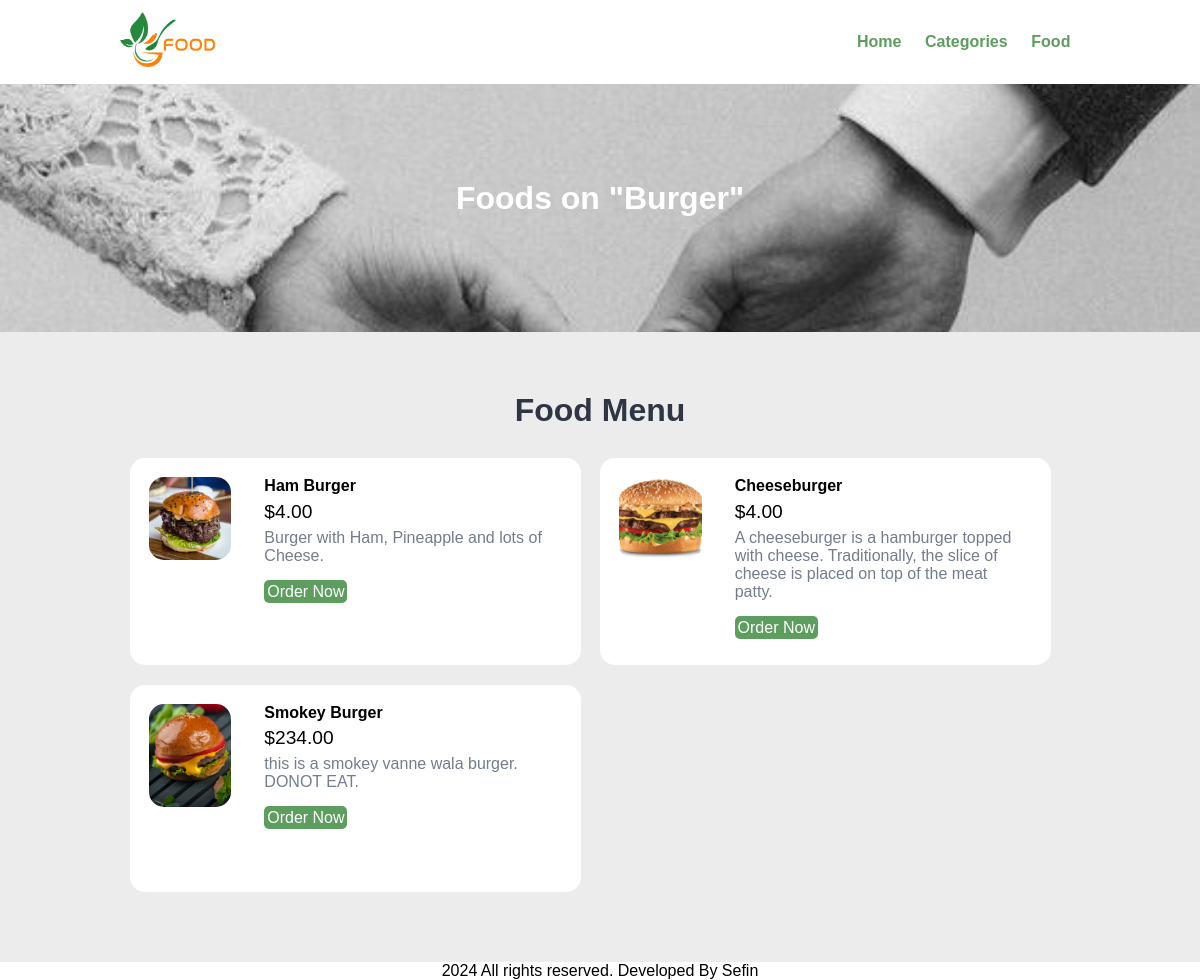
The page /category-foods.php?category_id=5 on the database its author committed.
### tables this page shows
CREATE TABLE `tbl_category` (
  `id` int(10) UNSIGNED NOT NULL,
  `title` varchar(100) NOT NULL,
  `image_name` varchar(255) NOT NULL,
  `featured` varchar(10) NOT NULL,
  `active` varchar(10) NOT NULL
);

CREATE TABLE `tbl_food` (
  `id` int(10) UNSIGNED NOT NULL,
  `title` varchar(100) NOT NULL,
  `description` text NOT NULL,
  `price` decimal(10,2) NOT NULL,
  `image_name` varchar(255) NOT NULL,
  `category_id` int(10) UNSIGNED NOT NULL,
  `featured` varchar(10) NOT NULL,
  `active` varchar(10) NOT NULL
);

### category-foods.php (the view, shortened to what this page needs)
<?php include('partials-front/menu.php'); ?>
<?php
    if(isset($_GET['category_id']))
    {
        $category_id = $_GET['category_id'];
        $sql = "SELECT title FROM tbl_category WHERE id=$category_id";
        $res = mysqli_query($conn, $sql);
        $row = mysqli_fetch_assoc($res);
        $category_title = $row['title'];
    }
    else
    {
        header('location:'.SITEURL);
    }
?>
<section class="food-search text-center">
    <div class="container">
        <h2><a href="#" class="text-white">Foods on "<?php echo $category_title; ?>"</a></h2>
    </div>
</section>
<section class="food-menu">
    <div class="container">
        <h2 class="text-center">Food Menu</h2>
        <?php
            $sql2 = "SELECT * FROM tbl_food WHERE category_id=$category_id";
            $res2 = mysqli_query($conn, $sql2);
            $count2 = mysqli_num_rows($res2);
            if($count2>0)
            {
                while($row2=mysqli_fetch_assoc($res2))
                {
                    $id = $row2['id'];
                    $title = $row2['title'];
                    $price = $row2['price'];
                    $description = $row2['description'];
                    $image_name = $row2['image_name'];
                    ?>
                    <div class="food-menu-box">
                        <div class="food-menu-img">
                            <?php
                                if($image_name=="")
                                {
                                    echo "<div class='error'>Image not Available.</div>";
                                }
                                else
                                {
                                    ?>
                                    <img src="<?php echo SITEURL; ?>images/food/<?php echo $image_name; ?>" alt="Chicke Hawain Pizza" class="img-responsive img-curve">
                                    <?php
                                }
                            ?>
                        </div>
                        <div class="food-menu-desc">
                            <h4><?php echo $title; ?></h4>
                            <p class="food-price">$<?php echo $price; ?></p>
                            <p class="food-detail">
                                <?php echo $description; ?>
                            </p>
                            <br>
                            <a href="<?php echo SITEURL; ?>order.php?food_id=<?php echo $id; ?>" class="btn btn-primary">Order Now</a>
                        </div>
                    </div>
                    <?php
                }
            }
            else
            {
                echo "<div class='error'>Food not Available.</div>";
            }
        ?>
    </div>
</section>
<?php include('partials-front/footer.php'); ?>

### css/style.css (style rules this page uses)
* { margin: 0 0; padding: 0 0; font-family: Arial, Helvetica, sans-serif; }
.container { width: 80%; margin: 0 auto; padding: 1%; overflow: hidden; }
.img-responsive { width: 100%; }
.img-curve { border-radius: 15px; }
.text-center { text-align: center; }
.text-white { color: white; }
a { color: #5d9e5f; text-decoration: none; }
.btn { padding: 1%; border: none; font-size: 1rem; border-radius: 5px; }
.btn-primary { background-color: #5d9e5f; color: white; cursor: pointer; }
h2 { color: #2f3542; font-size: 2rem; margin-bottom: 2%; }
.food-search { background-image: url(../images/wed.jpg); background-size: cover; background-repeat: no-repeat; background-position: center; padding: 7% 0; }
.food-menu { background-color: #ececec; padding: 4% 0; }
.food-menu-box { width: 43%; margin: 1%; padding: 2%; float: left; background-color: white; border-radius: 15px; height: 169px; }
.food-menu-img { width: 20%; float: left; }
.food-menu-desc { width: 70%; float: left; margin-left: 8%; }
.food-price { font-size: 1.2rem; margin: 2% 0; }
.food-detail { font-size: 1rem; color: #747d8c; }

### rows shown on the page
tbl_category: title "Burger"
tbl_food: image_name (picture), title "Ham Burger", price "4.00", description "Burger with Ham, Pineapple and lots of Cheese."
tbl_food: image_name (picture), title "Cheeseburger", price "4.00", description "A cheeseburger is a hamburger topped with cheese. Traditionally, the slice of cheese is placed on top of the meat patty."
tbl_food: image_name (picture), title "Smokey Burger", price "234.00", description "this is a smokey vanne wala burger. DONOT EAT."
